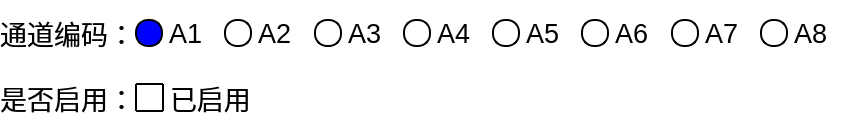
       <widget class="QFrame" name="frame_4">
        <property name="minimumSize">
         <size>
          <width>0</width>
          <height>130</height>
         </size>
        </property>
        <property name="maximumSize">
         <size>
          <width>16777215</width>
          <height>190</height>
         </size>
        </property>
        <property name="styleSheet">
         <string notr="true">background-color: transparent;color:white;</string>
        </property>
        <property name="frameShape">
         <enum>QFrame::NoFrame</enum>
        </property>
        <property name="frameShadow">
         <enum>QFrame::Raised</enum>
        </property>
        <widget class="QWidget" name="layoutWidget">
         <property name="geometry">
          <rect>
           <x>0</x>
           <y>0</y>
           <width>849</width>
           <height>131</height>
          </rect>
         </property>
         <layout class="QGridLayout" name="gridLayout_2" rowstretch="1,0" columnstretch="0,1">
          <property name="leftMargin">
           <number>0</number>
          </property>
          <property name="topMargin">
           <number>0</number>
          </property>
          <property name="bottomMargin">
           <number>0</number>
          </property>
          <property name="spacing">
           <number>0</number>
          </property>
          <item row="1" column="1">
           <widget class="QCheckBox" name="checkBoxPortEnabled">
            <property name="font">
             <font>
              <pointsize>20</pointsize>
             </font>
            </property>
            <property name="styleSheet">
             <string notr="true">QCheckBox::indicator {
      width: 25px;
      height: 25px; 
      border:  2px solid black;
      border-radius:          1px; 
}

QCheckBox::indicator::checked {    
     image: url(:/Images/checked.png);       
}

QCheckBox{
      background-color: transparent;
      color:black;
}
</string>
            </property>
            <property name="text">
             <string>已启用</string>
            </property>
            <property name="checked">
             <bool>true</bool>
            </property>
            <property name="autoRepeat">
             <bool>false</bool>
            </property>
           </widget>
          </item>
          <item row="1" column="0">
           <widget class="QLabel" name="label">
            <property name="minimumSize">
             <size>
              <width>0</width>
              <height>64</height>
             </size>
            </property>
            <property name="font">
             <font>
              <pointsize>20</pointsize>
             </font>
            </property>
            <property name="styleSheet">
             <string notr="true">background-color: transparent;color:white;
color: black;</string>
            </property>
            <property name="text">
             <string>是否启用：</string>
            </property>
            <property name="alignment">
             <set>Qt::AlignRight|Qt::AlignTrailing|Qt::AlignVCenter</set>
            </property>
           </widget>
          </item>
          <item row="0" column="1">
           <layout class="QHBoxLayout" name="horizontalLayout">
            <property name="spacing">
             <number>0</number>
            </property>
            <item>
             <widget class="QRadioButton" name="rbPort1">
              <property name="font">
               <font>
                <pointsize>20</pointsize>
               </font>
              </property>
              <property name="styleSheet">
               <string notr="true">QRadioButton::indicator {
      width: 24px;
      height: 24px;
      border-width:2px; 
}

QRadioButton::indicator::unchecked {   
      background-color:       transparent;
      border:                 2px solid black;
      border-radius:          13px !important; 
}

QRadioButton::indicator::checked {    
      background-color:      blue;
      border:                 2px solid black;
      border-radius:          13px !important; 
}
 
QRadioButton{
background-color: transparent;
color:black;
}</string>
              </property>
              <property name="text">
               <string>A1</string>
              </property>
              <property name="checked">
               <bool>true</bool>
              </property>
             </widget>
            </item>
            <item>
             <widget class="QRadioButton" name="rbPort2">
              <property name="font">
               <font>
                <pointsize>20</pointsize>
               </font>
              </property>
              <property name="styleSheet">
               <string notr="true">QRadioButton::indicator {
      width: 24px;
      height: 24px;
      border-width:2px; 
}

QRadioButton::indicator::unchecked {   
      background-color:       transparent;
      border:                 2px solid black;
      border-radius:          13px !important; 
}

QRadioButton::indicator::checked {    
      background-color:      blue;
      border:                 2px solid black;
      border-radius:          13px !important; 
}
 
QRadioButton{
background-color: transparent;
color:black;
}</string>
              </property>
              <property name="text">
               <string>A2</string>
              </property>
             </widget>
            </item>
            <item>
             <widget class="QRadioButton" name="rbPort3">
              <property name="font">
               <font>
                <pointsize>20</pointsize>
               </font>
              </property>
              <property name="styleSheet">
               <string notr="true">QRadioButton::indicator {
      width: 24px;
      height: 24px;
      border-width:2px; 
}

QRadioButton::indicator::unchecked {   
      background-color:       transparent;
      border:                 2px solid black;
      border-radius:          13px !important; 
}

QRadioButton::indicator::checked {    
      background-color:      blue;
      border:                 2px solid black;
      border-radius:          13px !important; 
}
 
QRadioButton{
background-color: transparent;
color:black;
}</string>
              </property>
              <property name="text">
               <string>A3</string>
              </property>
             </widget>
            </item>
            <item>
             <widget class="QRadioButton" name="rbPort4">
              <property name="font">
               <font>
                <pointsize>20</pointsize>
               </font>
              </property>
              <property name="styleSheet">
               <string notr="true">QRadioButton::indicator {
      width: 24px;
      height: 24px;
      border-width:2px; 
}

QRadioButton::indicator::unchecked {   
      background-color:       transparent;
      border:                 2px solid black;
      border-radius:          13px !important; 
}

QRadioButton::indicator::checked {    
      background-color:      blue;
      border:                 2px solid black;
      border-radius:          13px !important; 
}
 
QRadioButton{
background-color: transparent;
color:black;
}</string>
              </property>
              <property name="text">
               <string>A4</string>
              </property>
             </widget>
            </item>
            <item>
             <widget class="QRadioButton" name="rbPort5">
              <property name="font">
               <font>
                <pointsize>20</pointsize>
               </font>
              </property>
              <property name="styleSheet">
               <string notr="true">QRadioButton::indicator {
      width: 24px;
      height: 24px;
      border-width:2px; 
}

QRadioButton::indicator::unchecked {   
      background-color:       transparent;
      border:                 2px solid black;
      border-radius:          13px !important; 
}

QRadioButton::indicator::checked {    
      background-color:      blue;
      border:                 2px solid black;
      border-radius:          13px !important; 
}
 
QRadioButton{
background-color: transparent;
color:black;
}</string>
              </property>
              <property name="text">
               <string>A5</string>
              </property>
             </widget>
            </item>
            <item>
             <widget class="QRadioButton" name="rbPort6">
              <property name="font">
               <font>
                <pointsize>20</pointsize>
               </font>
              </property>
              <property name="styleSheet">
               <string notr="true">QRadioButton::indicator {
      width: 24px;
      height: 24px;
      border-width:2px; 
}

QRadioButton::indicator::unchecked {   
      background-color:       transparent;
      border:                 2px solid black;
      border-radius:          13px !important; 
}

QRadioButton::indicator::checked {    
      background-color:      blue;
      border:                 2px solid black;
      border-radius:          13px !important; 
}
 
QRadioButton{
background-color: transparent;
color:black;
}</string>
              </property>
              <property name="text">
               <string>A6</string>
              </property>
             </widget>
            </item>
            <item>
             <widget class="QRadioButton" name="rbPort7">
              <property name="font">
               <font>
                <pointsize>20</pointsize>
               </font>
              </property>
              <property name="styleSheet">
               <string notr="true">QRadioButton::indicator {
      width: 24px;
      height: 24px;
      border-width:2px; 
}

QRadioButton::indicator::unchecked {   
      background-color:       transparent;
      border:                 2px solid black;
      border-radius:          13px !important; 
}

QRadioButton::indicator::checked {    
      background-color:      blue;
      border:                 2px solid black;
      border-radius:          13px !important; 
}
 
QRadioButton{
background-color: transparent;
color:black;
}</string>
              </property>
              <property name="text">
               <string>A7</string>
              </property>
             </widget>
            </item>
            <item>
             <widget class="QRadioButton" name="rbPort8">
              <property name="font">
               <font>
                <pointsize>20</pointsize>
               </font>
              </property>
              <property name="styleSheet">
               <string notr="true">QRadioButton::indicator {
      width: 24px;
      height: 24px;
      border-width:2px; 
}

QRadioButton::indicator::unchecked {   
      background-color:       transparent;
      border:                 2px solid black;
      border-radius:          13px !important; 
}

QRadioButton::indicator::checked {    
      background-color:      blue;
      border:                 2px solid black;
      border-radius:          13px !important; 
}
 
QRadioButton{
background-color: transparent;
color:black;
}</string>
              </property>
              <property name="text">
               <string>A8</string>
              </property>
             </widget>
            </item>
           </layout>
          </item>
          <item row="0" column="0">
           <widget class="QLabel" name="label_2">
            <property name="minimumSize">
             <size>
              <width>0</width>
              <height>64</height>
             </size>
            </property>
            <property name="font">
             <font>
              <pointsize>20</pointsize>
             </font>
            </property>
            <property name="styleSheet">
             <string notr="true">background-color: transparent;color:white;
color: black;</string>
            </property>
            <property name="text">
             <string>通道编码：</string>
            </property>
            <property name="alignment">
             <set>Qt::AlignRight|Qt::AlignTrailing|Qt::AlignVCenter</set>
            </property>
           </widget>
          </item>
         </layout>
        </widget>
       </widget>
